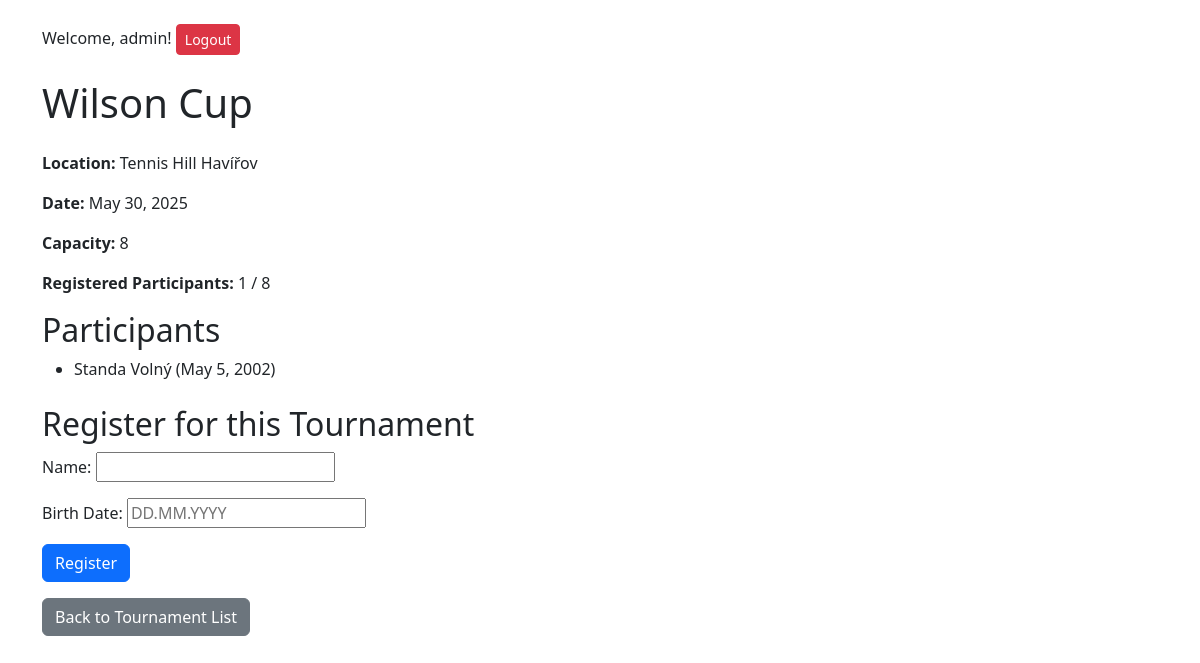
The app's page /locations/tournaments/1/ (signed in), older data.
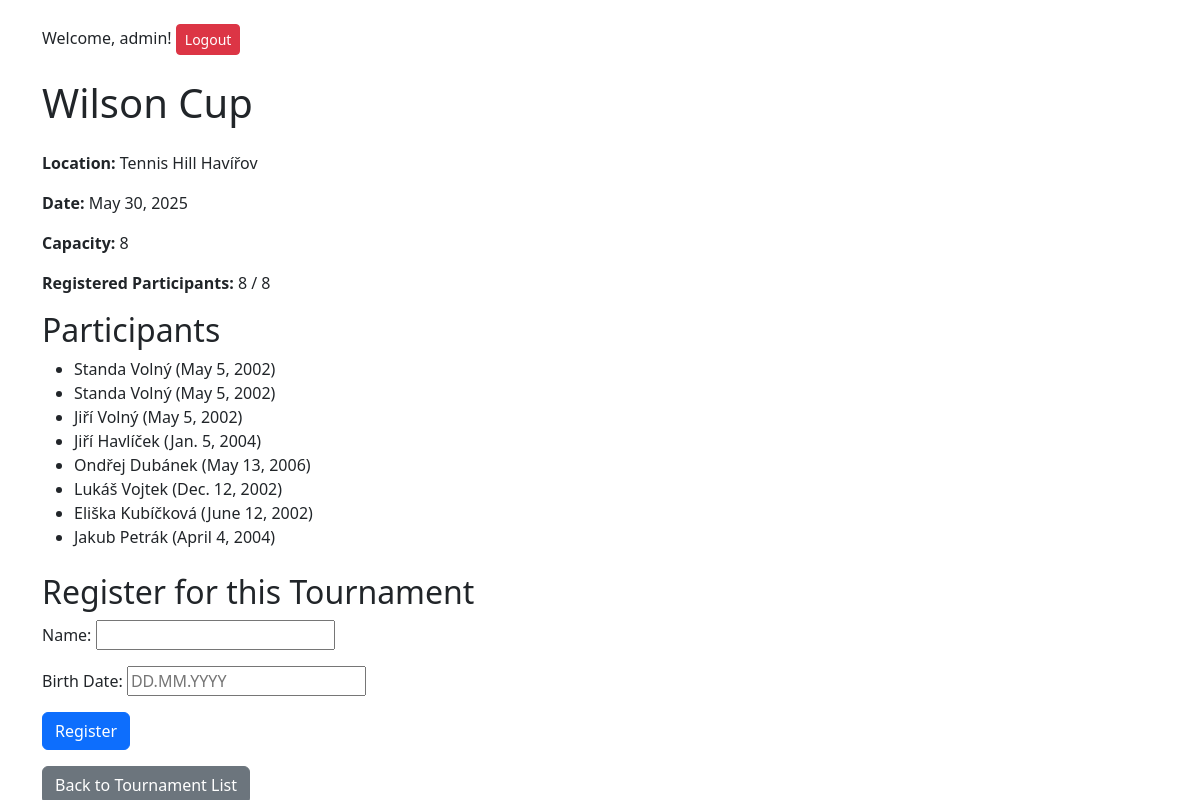
The same page, newer data.
### rezervace/models.py (models this page shows, shortened)
class Tournament(models.Model):
    location = models.ForeignKey(
        Location,
        on_delete=models.CASCADE,
        related_name="tournaments",
        verbose_name="Location"
    )
    name = models.CharField(max_length=100, verbose_name="Tournament Name")
    date = models.DateField(verbose_name="Date")
    capacity = models.PositiveIntegerField(verbose_name="Capacity")

class Location(models.Model):
    name = models.CharField(max_length=100, verbose_name="Name")
    address = models.CharField(max_length=255, verbose_name="Address")
    city = models.CharField(max_length=100, verbose_name="City")
    clay_courts = models.IntegerField(default=0, verbose_name="Clay Courts")
    grass_courts = models.IntegerField(default=0, verbose_name="Grass Courts")
    hard_courts = models.IntegerField(default=0, verbose_name="Hard Courts")

class TournamentParticipant(models.Model):
    tournament = models.ForeignKey(
        Tournament,
        on_delete=models.CASCADE,
        related_name="participants",
        verbose_name="Tournament"
    )
    name = models.CharField(max_length=100, verbose_name="Name")
    birth_date = models.DateField(verbose_name="Date of Birth")

### rezervace/views.py (the view)
# urls.py: path('tournaments/<int:pk>/', views.tournament_detail, name='tournament_detail'),
@login_required
def tournament_detail(request, pk):
    tournament = get_object_or_404(Tournament, pk=pk)
    if request.method == 'POST':
        form = TournamentRegistrationForm(request.POST, tournament=tournament)
        if form.is_valid():
            participant = form.save(commit=False)
            participant.tournament = tournament
            participant.save()
            return redirect('tournament_detail', pk=tournament.pk)
    else:
        form = TournamentRegistrationForm(tournament=tournament)
    return render(request, 'rezervace/tournament_detail.html', {
        'tournament': tournament,
        'form': form,
    })

### rezervace/forms.py (shortened to what this page needs)
class TournamentRegistrationForm(forms.ModelForm):
    birth_date = forms.DateField(
        widget=DateInput(attrs={'type': 'text', 'placeholder': 'DD.MM.YYYY'}),
        input_formats=['%d.%m.%Y'],  # Accepts dates in the format DD.MM.YYYY
        label="Birth Date"
    )
    def __init__(self, *args, **kwargs):
        self.tournament = kwargs.pop('tournament', None)  # Pass the tournament instance
        super().__init__(*args, **kwargs)
    class Meta:
        model = TournamentParticipant
        fields = ['name', 'birth_date']

### rezervace/templates/rezervace/tournament_detail.html (shortened to what this page needs)
{% extends 'rezervace/base.html' %}
{% block content %}
<h1 class="mb-4">{{ tournament.name }}</h1>
<p><strong>Location:</strong> {{ tournament.location.name }}</p>
<p><strong>Date:</strong> {{ tournament.date }}</p>
<p><strong>Capacity:</strong> {{ tournament.capacity }}</p>
<p><strong>Registered Participants:</strong> {{ tournament.participants.count }} / {{ tournament.capacity }}</p>
<h2>Participants</h2>
<ul>
    {% for participant in tournament.participants.all %}
    <li>{{ participant.name }} ({{ participant.birth_date }})</li>
    {% empty %}
    <li>No participants yet.</li>
    {% endfor %}
</ul>
<h2 class="mt-4">Register for this Tournament</h2>
<form method="post">
    {{ form.as_p }}
    <button type="submit" class="btn btn-primary">Register</button>
</form>
<a href="{% url 'tournament_list' %}" class="btn btn-secondary mt-3">Back to Tournament List</a>
{% endblock %}

### rezervace/templates/rezervace/base.html (shortened to what this page needs)
<!DOCTYPE html>
<html lang="en">
<head>
    <link href="https://cdn.jsdelivr.net/npm/bootstrap@5.3.6/dist/css/bootstrap.min.css" rel="stylesheet">
</head>
<body>
    <div class="container mt-4">
        <nav class="mb-4">
            {% if user.is_authenticated %}
                <span>Welcome, {{ user.username }}!</span>
                <form method="post" action="{% url 'logout' %}" style="display: inline;">
                    <button type="submit" class="btn btn-danger btn-sm">Logout</button>
                </form>
            {% else %}
                <a href="{% url 'login' %}" class="btn btn-primary btn-sm">Login</a>
            {% endif %}
        </nav>
        {% block content %}
        {% endblock %}
    </div>
</body>
</html>

Row changes from the older to the newer data that the page shows:
computed for Tournament "Wilson Cup": participants.count "1" → "8"
added TournamentParticipant: name "Standa Volný", birth_date "May 5, 2002"
added TournamentParticipant: name "Jiří Volný", birth_date "May 5, 2002"
added TournamentParticipant: name "Jiří Havlíček", birth_date "Jan. 5, 2004"
added TournamentParticipant: name "Ondřej Dubánek", birth_date "May 13, 2006"
added TournamentParticipant: name "Lukáš Vojtek", birth_date "Dec. 12, 2002"
added TournamentParticipant: name "Eliška Kubíčková", birth_date "June 12, 2002"
added TournamentParticipant: name "Jakub Petrák", birth_date "April 4, 2004"
